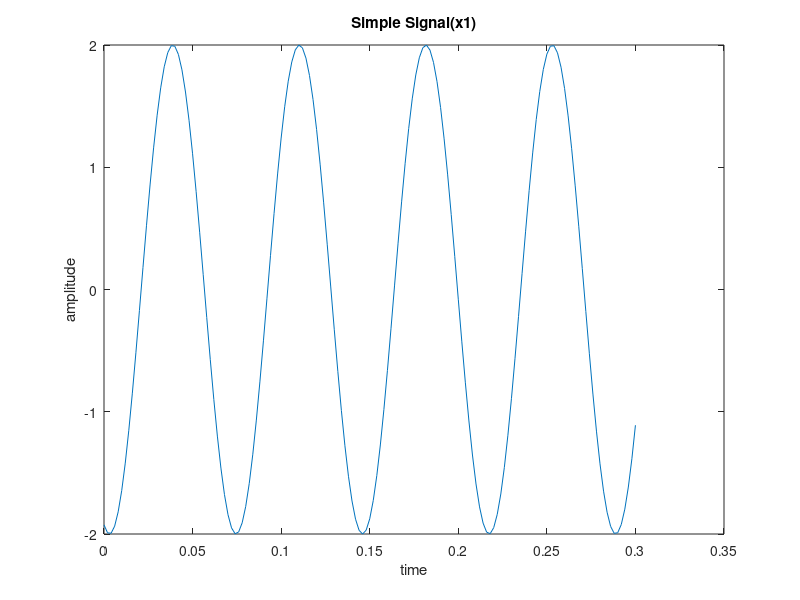
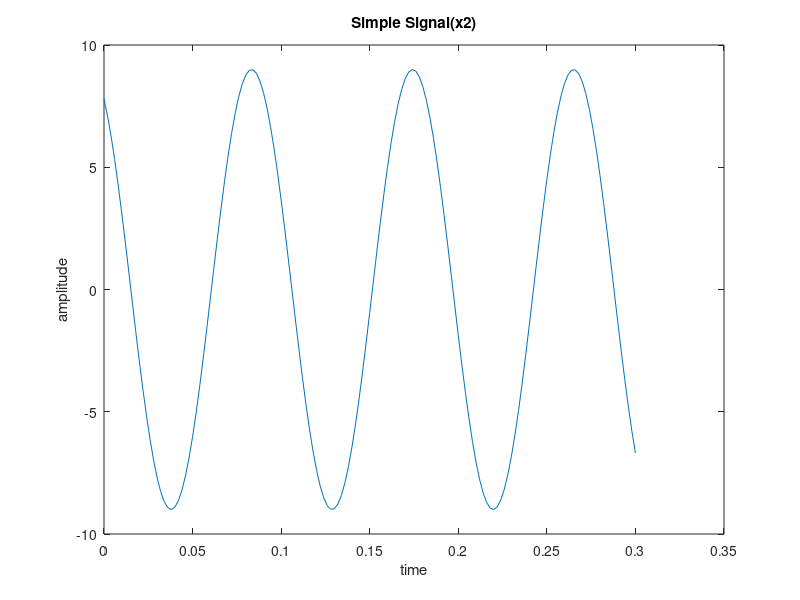
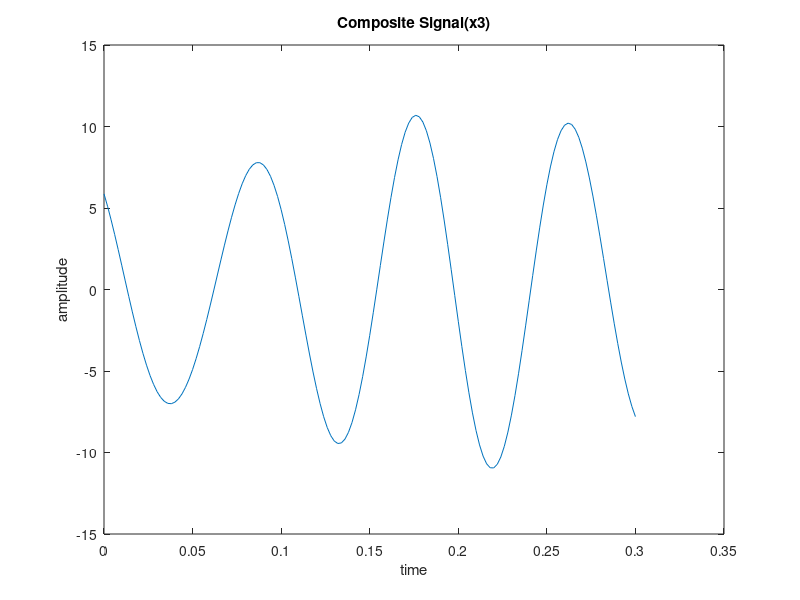
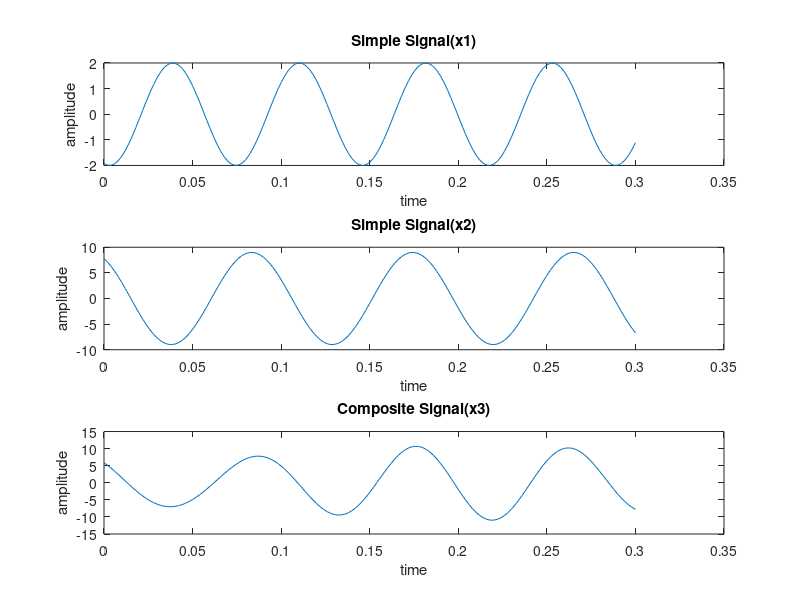

MATLAB code for these plots, in order:
clc
close all
clear all
a=2;
b=0;
c=4;
d=2;
e=5;
f=4;
g=6;
h=1;
k1=a+b;
k2=g+h+2;
j1=d+g+20;
j2=deg2rad(30);
t=0:1/500:0.3;
x1=k1*cos(2*pi*(e+f+5)*t+j1);
x2=k2*cos(2*pi*(c+d+5)*t+j2);
x3=x1+x2;
plot(t,x1)
xlabel('time')
ylabel('amplitude')
title('Simple Signal(x1)')
figure
plot(t,x2)
xlabel('time')
ylabel('amplitude')
title('Simple Signal(x2)')
figure
plot(t,x3)
xlabel('time')
ylabel('amplitude')
title('Composite Signal(x3)')
figure
subplot(3,1,1)
plot(t,x1)
xlabel('time')
ylabel('amplitude')
title('Simple Signal(x1)')
subplot(3,1,2)
plot(t,x2)
xlabel('time')
ylabel('amplitude')
title('Simple Signal(x2)')
subplot(3,1,3)
plot(t,x3)
xlabel('time')
ylabel('amplitude')
title('Composite Signal(x3)')